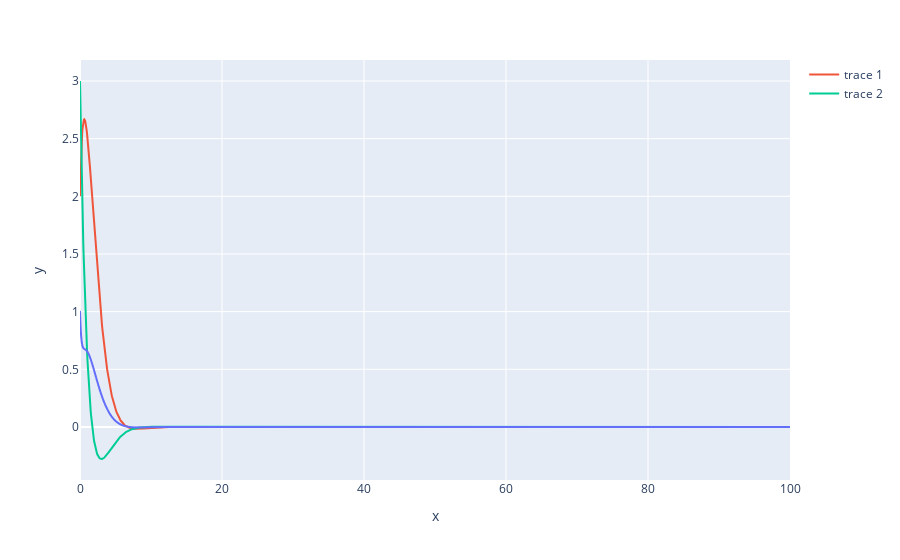

Notebook code for this chart:
### Code cell
def calc_fx(x, y, z):
    return -4*x+y

def calc_fy(x, y, z):
    return 2*x-y +z

def calc_fz(x,y,z):
    return -x-z

y0 = np.array((1,2,3))

def calc_implicit_rk(n):
    g = 1 - 2**0.5 / 2
    c = np.array((g, 1))
    a = np.array((
        (g, 0),
        (1-g, g)
    ))
    b = np.array((1-g, g))

    tmax = 100
    tmin = 0
    h = (tmax - tmin)/n
    t = np.linspace(tmin, tmax, n+1, endpoint=True)
    y = np.zeros((n+1, 3))
    y[0] = y0
    k = np.zeros((2,3))

    def to_call(yn):
        def to_solve(flat_k):
            k = flat_k.reshape((2,3))
            ans =  np.array((
                k[0][0] - calc_fx(yn[0] + h * sum(a[0]*k[:,0]), yn[1] + h * sum(a[0]*k[:,1]), yn[2] + h * sum(a[0]*k[:,2])), 
                k[0][1] - calc_fy(yn[0] + h * sum(a[0]*k[:,0]), yn[1] + h * sum(a[0]*k[:,1]), yn[2] + h * sum(a[0]*k[:,2])), 
                k[0][2] - calc_fz(yn[0] + h * sum(a[0]*k[:,0]), yn[1] + h * sum(a[0]*k[:,1]), yn[2] + h * sum(a[0]*k[:,2])), 
                k[1][0] - calc_fx(yn[0] + h * sum(a[1]*k[:,0]), yn[1] + h * sum(a[1]*k[:,1]), yn[2] + h * sum(a[0]*k[:,2])), 
                k[1][1] - calc_fy(yn[0] + h * sum(a[1]*k[:,0]), yn[1] + h * sum(a[1]*k[:,1]), yn[2] + h * sum(a[0]*k[:,2])), 
                k[1][2] - calc_fz(yn[0] + h * sum(a[1]*k[:,0]), yn[1] + h * sum(a[1]*k[:,1]), yn[2] + h * sum(a[0]*k[:,2])), 
            ))
            # print(ans)
            return ans
        return to_solve

    for i in range(1, n+1):
        to_solve = to_call(y[i-1])
        k = sp.optimize.fsolve(to_solve, [1]*6).reshape((2,3))
        y[i][0] = y[i-1][0] + h*sum(b*k[:,0])
        y[i][1] = y[i-1][1] + h*sum(b*k[:,1])
        y[i][2] = y[i-1][2] + h*sum(b*k[:,2])
    return t, y 


t, y = calc_implicit_rk(2000)
# y = np.clip(y, None, 1e6)
# df = pd.DataFrame({'t': t, 'x': y[:,0], 'z': y[:,1]})
px.line(x=t, y=y[:,0]).add_trace(go.Scatter(x=t, y=y[:,1])).add_trace(go.Scatter(x=t, y=y[:,2]))

### Figure 1 — Plotly figure (JSON) as saved in the notebook; plotly's stock layout.template omitted (floating-point values rounded to 4 significant figures; data arrays with more than 128 entries replaced by an {"elided": "..."} marker saying what was removed)
{"data": [{"hovertemplate": "x=%{x}<br>y=%{y}<extra></extra>", "legendgroup": "", "line": {"color": "#636efa", "dash": "solid"}, "marker": {"symbol": "circle"}, "mode": "lines", "name": "", "showlegend": false, "type": "scattergl", "x": {"elided": "2001 float values"}, "xaxis": "x", "y": {"elided": "2001 float values"}, "yaxis": "y"}, {"type": "scatter", "x": {"elided": "2001 float values"}, "y": {"elided": "2001 float values"}}, {"type": "scatter", "x": {"elided": "2001 float values"}, "y": {"elided": "2001 float values"}}], "layout": {"legend": {"tracegroupgap": 0}, "margin": {"t": 60}, "xaxis": {"anchor": "y", "domain": [0, 1], "title": {"text": "x"}}, "yaxis": {"anchor": "x", "domain": [0, 1], "title": {"text": "y"}}}}
